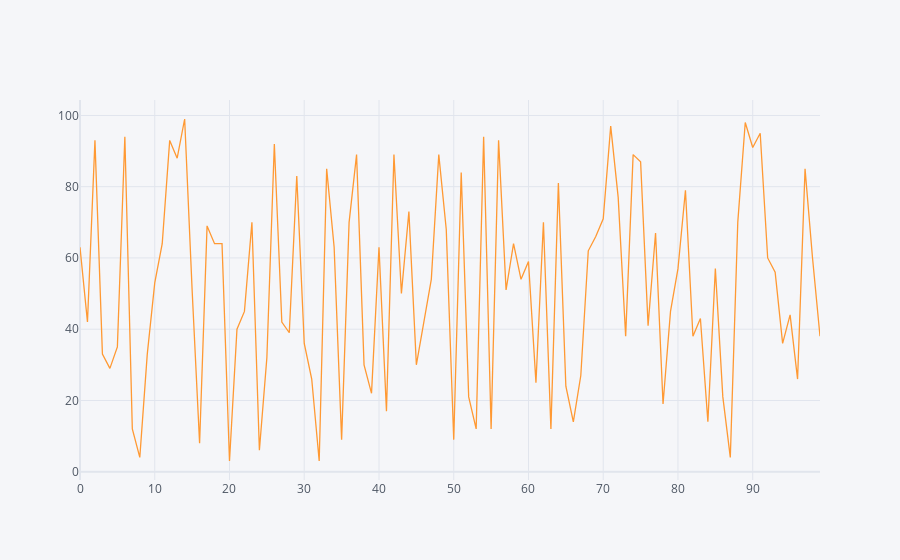

The notebook cell saved with this chart:
### Code cell
df1.iplot()

### Figure 1 — Plotly figure (JSON) as saved in the notebook; plotly's stock layout.template omitted (floating-point values rounded to 4 significant figures)
{"data": [{"line": {"color": "rgba(255, 153, 51, 1.0)", "dash": "solid", "shape": "linear", "width": 1.3}, "mode": "lines", "name": "0", "text": "", "type": "scatter", "x": [0, 1, 2, 3, 4, 5, 6, 7, 8, 9, 10, 11, 12, 13, 14, 15, 16, 17, 18, 19, 20, 21, 22, 23, 24, 25, 26, 27, 28, 29, 30, 31, 32, 33, 34, 35, 36, 37, 38, 39, 40, 41, 42, 43, 44, 45, 46, 47, 48, 49, 50, 51, 52, 53, 54, 55, 56, 57, 58, 59, 60, 61, 62, 63, 64, 65, 66, 67, 68, 69, 70, 71, 72, 73, 74, 75, 76, 77, 78, 79, 80, 81, 82, 83, 84, 85, 86, 87, 88, 89, 90, 91, 92, 93, 94, 95, 96, 97, 98, 99], "y": [63, 42, 93, 33, 29, 35, 94, 12, 4, 33, 53, 64, 93, 88, 99, 51, 8, 69, 64, 64, 3, 40, 45, 70, 6, 32, 92, 42, 39, 83, 36, 26, 3, 85, 63, 9, 70, 89, 30, 22, 63, 17, 89, 50, 73, 30, 42, 54, 89, 68, 9, 84, 21, 12, 94, 12, 93, 51, 64, 54, 59, 25, 70, 12, 81, 24, 14, 27, 62, 66, 71, 97, 77, 38, 89, 87, 41, 67, 19, 45, 57, 79, 38, 43, 14, 57, 21, 4, 70, 98, 91, 95, 60, 56, 36, 44, 26, 85, 60, 38]}], "layout": {"legend": {"bgcolor": "#F5F6F9", "font": {"color": "#4D5663"}}, "paper_bgcolor": "#F5F6F9", "plot_bgcolor": "#F5F6F9", "title": {"font": {"color": "#4D5663"}}, "xaxis": {"gridcolor": "#E1E5ED", "showgrid": true, "tickfont": {"color": "#4D5663"}, "title": {"font": {"color": "#4D5663"}, "text": ""}, "zerolinecolor": "#E1E5ED"}, "yaxis": {"gridcolor": "#E1E5ED", "showgrid": true, "tickfont": {"color": "#4D5663"}, "title": {"font": {"color": "#4D5663"}, "text": ""}, "zerolinecolor": "#E1E5ED"}}}
